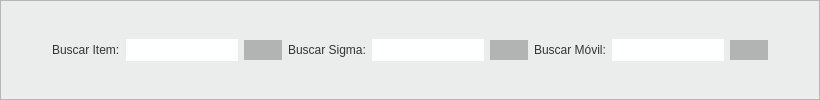
    <widget class="QFrame" name="frame_3">
     <property name="styleSheet">
      <string notr="true">background-color:#EBEDED;</string>
     </property>
     <property name="frameShape">
      <enum>QFrame::StyledPanel</enum>
     </property>
     <property name="frameShadow">
      <enum>QFrame::Raised</enum>
     </property>
     <layout class="QVBoxLayout" name="verticalLayout_10">
      <item>
       <layout class="QHBoxLayout" name="horizontalLayout_9">
        <item>
         <spacer name="horizontalSpacer_18">
          <property name="orientation">
           <enum>Qt::Horizontal</enum>
          </property>
          <property name="sizeHint" stdset="0">
           <size>
            <width>40</width>
            <height>20</height>
           </size>
          </property>
         </spacer>
        </item>
        <item>
         <widget class="QLabel" name="label_user_10">
          <property name="sizePolicy">
           <sizepolicy hsizetype="Fixed" vsizetype="Fixed">
            <horstretch>50</horstretch>
            <verstretch>0</verstretch>
           </sizepolicy>
          </property>
          <property name="minimumSize">
           <size>
            <width>0</width>
            <height>0</height>
           </size>
          </property>
          <property name="styleSheet">
           <string notr="true">font: 11pt &quot;MS Shell Dlg 2&quot;;
color:#333333;
max-width:5em;</string>
          </property>
          <property name="text">
           <string>Buscar Item:</string>
          </property>
         </widget>
        </item>
        <item>
         <widget class="QLineEdit" name="label_sigma_2">
          <property name="sizePolicy">
           <sizepolicy hsizetype="Maximum" vsizetype="Fixed">
            <horstretch>0</horstretch>
            <verstretch>0</verstretch>
           </sizepolicy>
          </property>
          <property name="styleSheet">
           <string notr="true">background-color: white;
border-style: outset;
border-radius: 14px;
font: 10pt &quot;MS Shell Dlg 2&quot;;
color: #333333;
max-width: 10em;
min-width:10em;
padding: 3px;</string>
          </property>
         </widget>
        </item>
        <item>
         <widget class="QPushButton" name="search_item">
          <property name="styleSheet">
           <string notr="true">background-color: #B3B3B3;
border-style: outset;
border-radius: 16px;
font: 10pt &quot;MS Shell Dlg 2&quot;;
color: #333333;
padding: 3px;
max-width:1.3em;
max-height:1.3em;
min-width:1.3em;
min-height:1.3em;</string>
          </property>
          <property name="text">
           <string/>
          </property>
         </widget>
        </item>
        <item>
         <widget class="QLabel" name="label_user_11">
          <property name="sizePolicy">
           <sizepolicy hsizetype="Fixed" vsizetype="Fixed">
            <horstretch>50</horstretch>
            <verstretch>0</verstretch>
           </sizepolicy>
          </property>
          <property name="minimumSize">
           <size>
            <width>0</width>
            <height>0</height>
           </size>
          </property>
          <property name="styleSheet">
           <string notr="true">font: 11pt &quot;MS Shell Dlg 2&quot;;
color:#333333;
max-width:5em;</string>
          </property>
          <property name="text">
           <string>Buscar Sigma:</string>
          </property>
         </widget>
        </item>
        <item>
         <widget class="QLineEdit" name="label_sigma_3">
          <property name="sizePolicy">
           <sizepolicy hsizetype="Expanding" vsizetype="Preferred">
            <horstretch>0</horstretch>
            <verstretch>0</verstretch>
           </sizepolicy>
          </property>
          <property name="styleSheet">
           <string notr="true">background-color: white;
border-style: outset;
border-radius: 14px;
font: 10pt &quot;MS Shell Dlg 2&quot;;
color: #333333;
max-width:10em;
min-width: 10em;
padding: 3px;</string>
          </property>
         </widget>
        </item>
        <item>
         <widget class="QPushButton" name="search_sigma">
          <property name="styleSheet">
           <string notr="true">background-color: #B3B3B3;
border-style: outset;
border-radius: 16px;
font: 10pt &quot;MS Shell Dlg 2&quot;;
color: #333333;
padding: 3px;
max-width:1.3em;
max-height:1.3em;
min-width:1.3em;
min-height:1.3em;</string>
          </property>
          <property name="text">
           <string/>
          </property>
         </widget>
        </item>
        <item>
         <widget class="QLabel" name="label_user_12">
          <property name="sizePolicy">
           <sizepolicy hsizetype="Fixed" vsizetype="Fixed">
            <horstretch>50</horstretch>
            <verstretch>0</verstretch>
           </sizepolicy>
          </property>
          <property name="minimumSize">
           <size>
            <width>0</width>
            <height>0</height>
           </size>
          </property>
          <property name="styleSheet">
           <string notr="true">font: 11pt &quot;MS Shell Dlg 2&quot;;
color:#333333;
max-width:5em;</string>
          </property>
          <property name="text">
           <string>Buscar Móvil:</string>
          </property>
         </widget>
        </item>
        <item>
         <widget class="QLineEdit" name="label_sigma_4">
          <property name="sizePolicy">
           <sizepolicy hsizetype="Preferred" vsizetype="Fixed">
            <horstretch>0</horstretch>
            <verstretch>0</verstretch>
           </sizepolicy>
          </property>
          <property name="styleSheet">
           <string notr="true">background-color: white;
border-style: outset;
border-radius: 14px;
font: 10pt &quot;MS Shell Dlg 2&quot;;
color: #333333;
max-width:10em;
min-width: 10em;
padding: 3px;</string>
          </property>
         </widget>
        </item>
        <item>
         <widget class="QPushButton" name="search_movil">
          <property name="styleSheet">
           <string notr="true">background-color: #B3B3B3;
border-style: outset;
border-radius: 16px;
font: 10pt &quot;MS Shell Dlg 2&quot;;
color: #333333;
padding: 3px;
max-width:1.3em;
max-height:1.3em;
min-width:1.3em;
min-height:1.3em;</string>
          </property>
          <property name="text">
           <string/>
          </property>
         </widget>
        </item>
        <item>
         <spacer name="horizontalSpacer_19">
          <property name="orientation">
           <enum>Qt::Horizontal</enum>
          </property>
          <property name="sizeHint" stdset="0">
           <size>
            <width>40</width>
            <height>20</height>
           </size>
          </property>
         </spacer>
        </item>
       </layout>
      </item>
     </layout>
     <zorder>label_sigma_2</zorder>
     <zorder>label_user_10</zorder>
     <zorder>label_user_11</zorder>
     <zorder>label_user_12</zorder>
     <zorder>label_sigma_3</zorder>
     <zorder>label_sigma_4</zorder>
     <zorder>search_item</zorder>
     <zorder>search_sigma</zorder>
     <zorder>search_movil</zorder>
    </widget>
